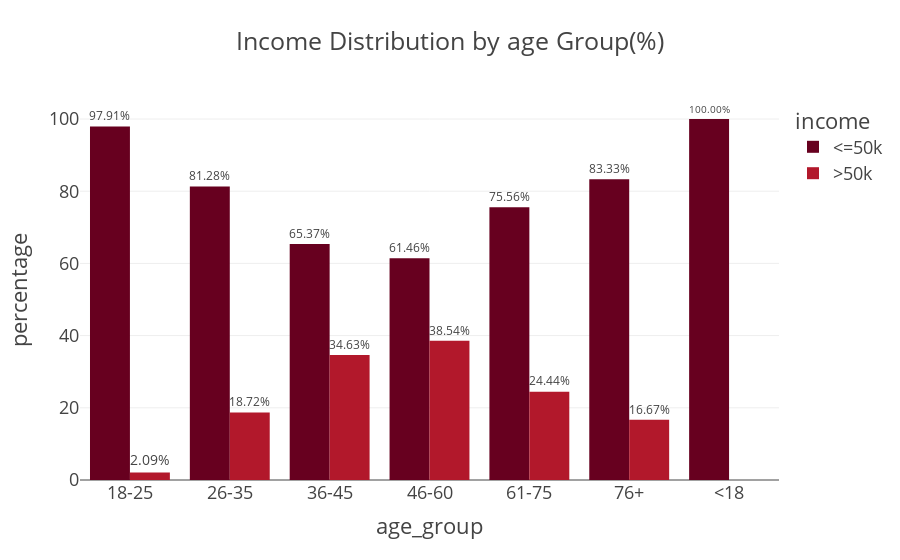

The notebook cell this image was saved under:
### Code cell
fig= px.bar(
    adult_df_income_age,
    x = 'age_group',
    y = 'percentage',
    color= 'income',
    title='Income Distribution by age Group(%)',
    barmode = 'group',
    height=500,
    text= 'percentage',
    color_discrete_sequence=px.colors.sequential.RdBu,
)
fig.update_traces(texttemplate='%{text:.2f}%')
fig.update_traces(textposition='outside')
fig.update_layout(template="presentation", paper_bgcolor="rgba(0,0,0,0)",plot_bgcolor=("rgba(0,0,0,0)"))
fig.show()
fig.write_image(os.path.join(results_dir,'income_distribution_AGEgroup1_chart.jpg'))
fig.write_image(os.path.join(results_dir,'income_distribution_AGEgroup1_chart.png'))
fig.write_html(os.path.join(results_dir,'income_distribution_AGEgroup1_chart.html'))

### Figure 1 — Plotly figure (JSON) as saved in the notebook; plotly's stock layout.template omitted (floating-point values rounded to 4 significant figures)
{"data": [{"alignmentgroup": "True", "hovertemplate": "income=<=50k<br>age_group=%{x}<br>percentage=%{text}<extra></extra>", "legendgroup": "<=50k", "marker": {"color": "rgb(103,0,31)", "pattern": {"shape": ""}}, "name": "<=50k", "offsetgroup": "<=50k", "orientation": "v", "showlegend": true, "text": [97.91, 81.28, 65.37, 61.46, 75.56, 83.33, 100.0], "textposition": "outside", "texttemplate": "%{text:.2f}%", "type": "bar", "x": ["18-25", "26-35", "36-45", "46-60", "61-75", "76+", "<18"], "xaxis": "x", "y": [97.91, 81.28, 65.37, 61.46, 75.56, 83.33, 100.0], "yaxis": "y"}, {"alignmentgroup": "True", "hovertemplate": "income=>50k<br>age_group=%{x}<br>percentage=%{text}<extra></extra>", "legendgroup": ">50k", "marker": {"color": "rgb(178,24,43)", "pattern": {"shape": ""}}, "name": ">50k", "offsetgroup": ">50k", "orientation": "v", "showlegend": true, "text": [2.093, 18.72, 34.63, 38.54, 24.44, 16.67], "textposition": "outside", "texttemplate": "%{text:.2f}%", "type": "bar", "x": ["18-25", "26-35", "36-45", "46-60", "61-75", "76+"], "xaxis": "x", "y": [2.093, 18.72, 34.63, 38.54, 24.44, 16.67], "yaxis": "y"}], "layout": {"autosize": true, "barmode": "group", "legend": {"title": {"text": "income"}, "tracegroupgap": 0}, "paper_bgcolor": "rgba(0, 0, 0, 0)", "plot_bgcolor": "rgba(0, 0, 0, 0)", "title": {"text": "Income Distribution by age Group(%)"}, "xaxis": {"anchor": "y", "autorange": true, "domain": [0, 1], "range": [-0.5, 6.5], "title": {"text": "age_group"}, "type": "category"}, "yaxis": {"anchor": "x", "autorange": true, "domain": [0, 1], "range": [0, 105.3], "title": {"text": "percentage"}, "type": "linear"}}}
